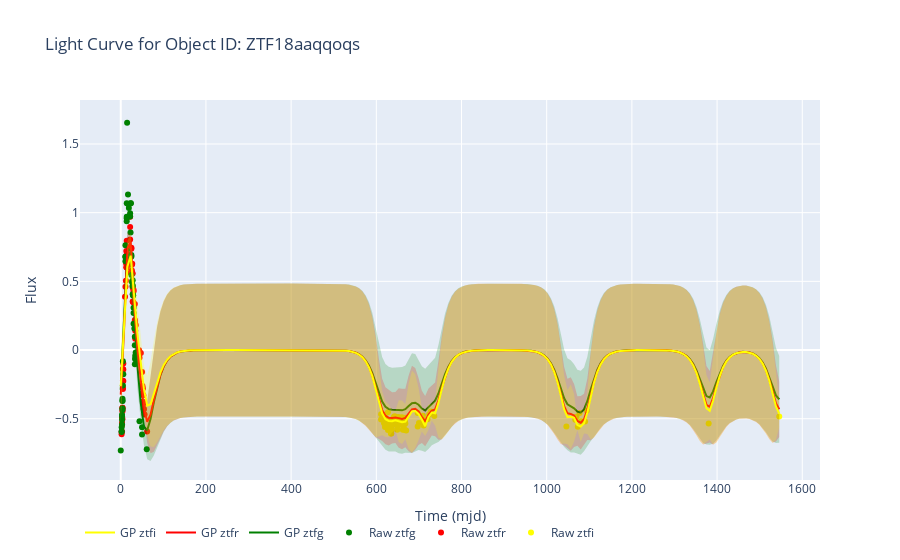

Notebook source saved alongside this figure:
### Code cell
# test new kernel

obj_id = 'ZTF18aaqqoqs'
one_raw = df_gp_ready[df_gp_ready['obj_id'] == obj_id]
one_gp = gp_final[gp_final['obj_id'] == obj_id]

kernel, suite_df = g.fit_2d_gp(one_raw, return_kernel=True)
gp_final = g.process_gaussian(one_raw, kernel=kernel, number_gp=200)

one_gp = gp_final[gp_final['obj_id'] == obj_id]
plot_gp(one_raw, one_gp)

### Figure 1 — Plotly figure (JSON) as saved in the notebook; plotly's stock layout.template omitted (floating-point values rounded to 4 significant figures; data arrays with more than 128 entries replaced by an {"elided": "..."} marker saying what was removed)
{"data": [{"hovertemplate": "mjd: %{x}<br>flux: %{y}<br>filter: %{text}<br>obj_id: ZTF18aaqqoqs", "marker": {"color": "rgba(255, 255, 0, 1.0)"}, "mode": "markers", "name": "Raw ztfi", "text": ["ztfi", "ztfi", "ztfi", "ztfi", "ztfi", "ztfi", "ztfi", "ztfi", "ztfi", "ztfi", "ztfi", "ztfi", "ztfi", "ztfi", "ztfi", "ztfi", "ztfi", "ztfi", "ztfi", "ztfi", "ztfi", "ztfi", "ztfi", "ztfi", "ztfi", "ztfi", "ztfi", "ztfi", "ztfi", "ztfi", "ztfi", "ztfi", "ztfi", "ztfi", "ztfi", "ztfi", "ztfi", "ztfi", "ztfi", "ztfi", "ztfi", "ztfi", "ztfi", "ztfi", "ztfi", "ztfi", "ztfi", "ztfi", "ztfi", "ztfi", "ztfi", "ztfi", "ztfi", "ztfi", "ztfi", "ztfi", "ztfi", "ztfi", "ztfi", "ztfi", "ztfi", "ztfi", "ztfi", "ztfi", "ztfi", "ztfi", "ztfi", "ztfi", "ztfi", "ztfi", "ztfi", "ztfi", "ztfi", "ztfi", "ztfi", "ztfi", "ztfi", "ztfi", "ztfi", "ztfi", "ztfi"], "type": "scatter", "x": [1546.0, 1073.0, 1077.0, 1081.0, 1090.0, 1094.0, 1380.0, 1046.0, 1067.0, 1070.0, 611.2, 611.2, 618.3, 618.3, 619.3, 619.3, 620.3, 620.3, 623.3, 623.4, 627.1, 627.3, 628.3, 629.2, 629.3, 631.1, 631.2, 632.3, 632.3, 634.2, 633.2, 633.3, 634.3, 635.2, 635.2, 636.2, 636.3, 637.2, 637.3, 639.1, 640.1, 640.2, 641.1, 641.1, 642.2, 642.2, 643.1, 644.2, 647.2, 648.2, 648.2, 649.2, 649.2, 650.2, 650.2, 651.1, 651.1, 652.1, 652.2, 660.2, 660.2, 662.2, 662.2, 664.2, 664.2, 667.1, 667.1, 668.1, 668.2, 670.1, 697.1, 697.1, 700.1, 709.3, 710.1, 710.1, 711.1, 720.1, 724.1, 728.1, 736.1], "y": [-0.4845, -0.5585, -0.4583, -0.5189, -0.5203, -0.4426, -0.5345, -0.5571, -0.5083, -0.4859, -0.5048, -0.4679, -0.4993, -0.5336, -0.4727, -0.5319, -0.5605, -0.4982, -0.5594, -0.5408, -0.453, -0.5814, -0.5388, -0.5136, -0.5341, -0.5432, -0.5666, -0.527, -0.5453, -0.5157, -0.5587, -0.5635, -0.608, -0.5497, -0.6081, -0.5669, -0.581, -0.5253, -0.5252, -0.5225, -0.5403, -0.504, -0.4881, -0.5195, -0.5222, -0.5081, -0.4823, -0.5299, -0.5188, -0.5227, -0.5279, -0.4886, -0.58, -0.5538, -0.5204, -0.5371, -0.5349, -0.5089, -0.4865, -0.5235, -0.4896, -0.5475, -0.5803, -0.4971, -0.5607, -0.5817, -0.5186, -0.4933, -0.5352, -0.5852, -0.4591, -0.557, -0.5319, -0.4791, -0.5256, -0.518, -0.549, -0.5045, -0.4697, -0.4482, -0.48]}, {"hovertemplate": "mjd: %{x}<br>flux: %{y}<br>filter: %{text}<br>obj_id: ZTF18aaqqoqs", "marker": {"color": "rgba(255, 0, 0, 1.0)"}, "mode": "markers", "name": "Raw ztfr", "text": ["ztfr", "ztfr", "ztfr", "ztfr", "ztfr", "ztfr", "ztfr", "ztfr", "ztfr", "ztfr", "ztfr", "ztfr", "ztfr", "ztfr", "ztfr", "ztfr", "ztfr", "ztfr", "ztfr", "ztfr", "ztfr", "ztfr", "ztfr", "ztfr", "ztfr", "ztfr", "ztfr", "ztfr", "ztfr", "ztfr", "ztfr", "ztfr", "ztfr", "ztfr", "ztfr", "ztfr", "ztfr", "ztfr", "ztfr", "ztfr", "ztfr", "ztfr", "ztfr", "ztfr", "ztfr", "ztfr", "ztfr", "ztfr", "ztfr", "ztfr", "ztfr", "ztfr", "ztfr", "ztfr", "ztfr", "ztfr", "ztfr", "ztfr", "ztfr", "ztfr", "ztfr", "ztfr", "ztfr", "ztfr", "ztfr", "ztfr", "ztfr", "ztfr", "ztfr", "ztfr", "ztfr", "ztfr", "ztfr", "ztfr", "ztfr"], "type": "scatter", "x": [2.006, 2.043, 3.023, 3.035, 3.068, 4.028, 4.041, 4.042, 4.06, 3.034, 4.04, 5.024, 5.04, 5.066, 5.023, 6.007, 6.021, 9.984, 11.07, 12.05, 6.022, 13.0, 13.03, 13.04, 13.04, 13.06, 13.09, 13.06, 14.0, 14.0, 14.05, 14.0, 15.96, 22.02, 22.05, 22.05, 22.06, 23.06, 23.08, 24.95, 24.98, 24.98, 26.08, 26.1, 26.95, 27.95, 27.95, 28.07, 29.1, 29.98, 30.09, 33.03, 33.04, 33.06, 35.02, 38.0, 44.04, 47.04, 50.03, 34.03, 34.03, 34.07, 43.03, 43.08, 50.03, 50.05, 51.02, 52.02, 52.05, 53.06, 54.04, 54.06, 54.09, 55.96, 61.96], "y": [-0.6125, -0.5967, -0.5929, -0.5292, -0.5463, -0.4454, -0.4201, -0.5018, -0.4341, -0.4901, -0.4208, -0.2231, -0.2759, -0.2841, -0.1389, -0.2245, -0.1412, 0.3874, 0.4614, 0.5047, -0.09866, 0.6284, 0.6034, 0.7216, 0.6386, 0.6883, 0.6811, 0.6662, 0.6228, 0.6873, 0.7951, 0.6009, 0.697, 0.9703, 0.805, 0.6862, 0.895, 0.5649, 0.6793, 0.6259, 0.7442, 0.7379, 0.6207, 0.5782, 0.6279, 0.3529, 0.4556, 0.5572, 0.3481, 0.4384, 0.4288, 0.3352, 0.2071, 0.2195, 0.1803, -0.08285, -0.05526, -0.02227, -0.1597, 0.08218, 0.1397, 0.1894, -0.03297, -0.002298, -0.2638, -0.3166, -0.2618, -0.376, -0.2795, -0.3285, -0.3882, -0.4337, -0.4274, -0.4697, -0.5935]}, {"hovertemplate": "mjd: %{x}<br>flux: %{y}<br>filter: %{text}<br>obj_id: ZTF18aaqqoqs", "marker": {"color": "rgba(0, 128, 0, 1.0)"}, "mode": "markers", "name": "Raw ztfg", "text": ["ztfg", "ztfg", "ztfg", "ztfg", "ztfg", "ztfg", "ztfg", "ztfg", "ztfg", "ztfg", "ztfg", "ztfg", "ztfg", "ztfg", "ztfg", "ztfg", "ztfg", "ztfg", "ztfg", "ztfg", "ztfg", "ztfg", "ztfg", "ztfg", "ztfg", "ztfg", "ztfg", "ztfg", "ztfg", "ztfg", "ztfg", "ztfg", "ztfg", "ztfg", "ztfg", "ztfg", "ztfg", "ztfg", "ztfg", "ztfg", "ztfg", "ztfg", "ztfg", "ztfg", "ztfg", "ztfg", "ztfg", "ztfg", "ztfg", "ztfg", "ztfg", "ztfg", "ztfg", "ztfg", "ztfg", "ztfg", "ztfg", "ztfg", "ztfg"], "type": "scatter", "x": [2.109, 2.13, 2.983, 3.081, 3.11, 3.968, 3.995, 4.11, 4.11, 0, 2.081, 3.082, 4.098, 4.972, 4.994, 5.984, 10.96, 11.0, 11.0, 11.0, 13.96, 14.06, 14.07, 14.08, 14.96, 17.02, 18.01, 19.05, 21.98, 21.99, 22.96, 22.97, 23.0, 23.96, 25.0, 25.04, 25.07, 26.02, 27.98, 28.0, 28.0, 28.01, 29.03, 29.04, 30.02, 30.04, 30.06, 32.02, 32.97, 33.0, 33.1, 33.98, 34.0, 35.0, 44.0, 34.12, 49.96, 50.01, 61.01], "y": [-0.5967, -0.5616, -0.4707, -0.4815, -0.5074, -0.3699, -0.4242, -0.4354, -0.3552, -0.7314, -0.5918, -0.5427, -0.3704, -0.259, -0.08216, -0.1765, 0.6793, 0.6796, 0.6461, 0.7631, 0.9382, 0.9698, 0.9598, 1.069, 1.654, 1.131, 1.06, 1.034, 0.9725, 0.9955, 1.068, 0.6833, 0.8562, 1.068, 0.6926, 0.6807, 0.5454, 0.4963, 0.4641, 0.5083, 0.4059, 0.4693, 0.3983, 0.3967, 0.3084, 0.27, 0.1911, 0.1567, 0.0356, 0.09642, -0.1033, -0.06734, -0.04108, -0.01777, -0.5184, -0.06027, -0.6148, -0.5617, -0.7226]}, {"line": {"color": "rgba(0, 128, 0, 1.0)"}, "mode": "lines", "name": "GP ztfg", "type": "scatter", "x": {"elided": "200 float values"}, "y": {"elided": "200 float values"}}, {"line": {"color": "rgba(0, 128, 0, 0)"}, "mode": "lines", "name": "Upper Bound ztfg", "showlegend": false, "type": "scatter", "x": {"elided": "200 float values"}, "y": {"elided": "200 float values"}}, {"fill": "tonexty", "fillcolor": "rgba(0, 128, 0, 0.2)", "line": {"color": "rgba(0, 128, 0, 0)"}, "mode": "lines", "name": "Lower Bound ztfg", "showlegend": false, "type": "scatter", "x": {"elided": "200 float values"}, "y": {"elided": "200 float values"}}, {"line": {"color": "rgba(255, 0, 0, 1.0)"}, "mode": "lines", "name": "GP ztfr", "type": "scatter", "x": {"elided": "200 float values"}, "y": {"elided": "200 float values"}}, {"line": {"color": "rgba(255, 0, 0, 0)"}, "mode": "lines", "name": "Upper Bound ztfr", "showlegend": false, "type": "scatter", "x": {"elided": "200 float values"}, "y": {"elided": "200 float values"}}, {"fill": "tonexty", "fillcolor": "rgba(255, 0, 0, 0.2)", "line": {"color": "rgba(255, 0, 0, 0)"}, "mode": "lines", "name": "Lower Bound ztfr", "showlegend": false, "type": "scatter", "x": {"elided": "200 float values"}, "y": {"elided": "200 float values"}}, {"line": {"color": "rgba(255, 255, 0, 1.0)"}, "mode": "lines", "name": "GP ztfi", "type": "scatter", "x": {"elided": "200 float values"}, "y": {"elided": "200 float values"}}, {"line": {"color": "rgba(255, 255, 0, 0)"}, "mode": "lines", "name": "Upper Bound ztfi", "showlegend": false, "type": "scatter", "x": {"elided": "200 float values"}, "y": {"elided": "200 float values"}}, {"fill": "tonexty", "fillcolor": "rgba(255, 255, 0, 0.2)", "line": {"color": "rgba(255, 255, 0, 0)"}, "mode": "lines", "name": "Lower Bound ztfi", "showlegend": false, "type": "scatter", "x": {"elided": "200 float values"}, "y": {"elided": "200 float values"}}], "layout": {"legend": {"orientation": "h"}, "title": {"text": "Light Curve for Object ID: ZTF18aaqqoqs"}, "xaxis": {"title": {"text": "Time (mjd)"}}, "yaxis": {"title": {"text": "Flux"}}}}
